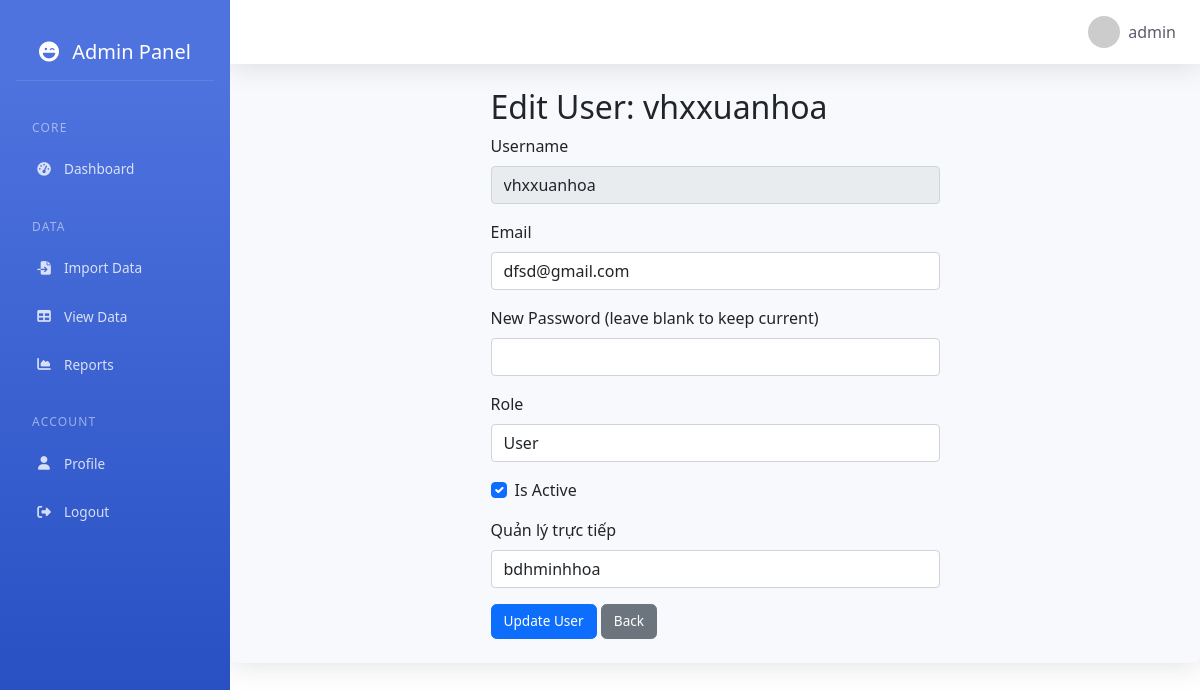
The page /admin/user/4 (signed in) on the database as committed earlier.
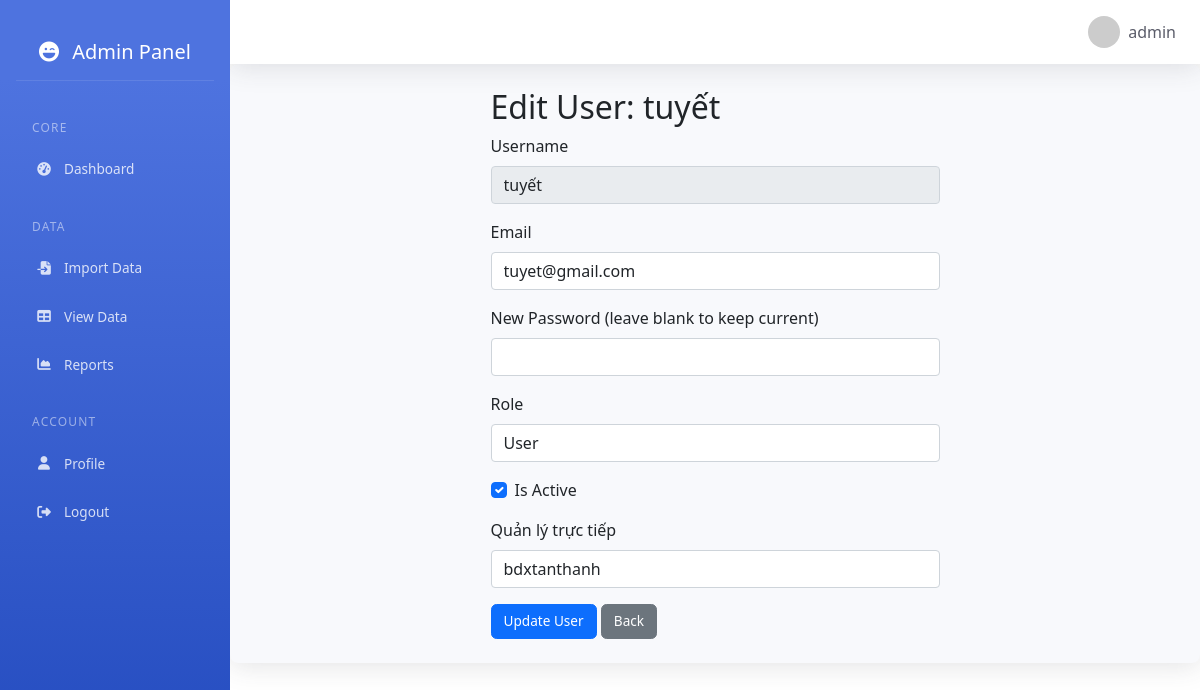
The same page on the database as committed later.
### app.py (models this page shows, shortened)
class User(db.Model):
    id = db.Column(db.Integer, primary_key=True)
    username = db.Column(db.String(80), unique=True, nullable=False)
    email = db.Column(db.String(120), unique=True, nullable=False)
    password_hash = db.Column(db.String(120), nullable=False)
    role = db.Column(db.String(20), default='user')  # Đảm bảo column này tồn tại
    is_active = db.Column(db.Boolean, default=True)
    manager_id = db.Column(db.Integer, db.ForeignKey('user.id'), nullable=True)
    subordinates = db.relationship('User',
                                 backref=db.backref('manager', remote_side=[id]),
                                 lazy='dynamic',
                                 foreign_keys=[manager_id])
    @property
    def is_admin(self):
        return self.role == 'admin'

### app.py (the view, shortened to what this page needs)
@app.route('/admin/user/<int:user_id>', methods=['GET', 'POST'])
@admin_required
def admin_edit_user(user_id):
    user = User.query.get_or_404(user_id)
    current_user = User.query.filter_by(username=session['username']).first()
    managers = User.query.filter(
        User.role.in_(['admin', 'manager']),
        User.id != user_id
    ).all()
    return render_template('admin/edit_user.html',
                         user=user,
                         current_user=current_user,
                         managers=managers)

### app.py (called while the page is built)
def admin_required(f):
    @wraps(f)
    def decorated_function(*args, **kwargs):
        if 'username' not in session:
            return redirect(url_for('login'))
        user = User.query.filter_by(username=session['username']).first()
        if not user or not user.is_admin:
            abort(403)  # Forbidden
        return f(*args, **kwargs)
    return decorated_function

@app.context_processor
def utility_processor():
    return {
        'datetime': datetime
    }

### templates/admin/edit_user.html (shortened to what this page needs)
{% extends "base.html" %}
{% block content %}
    <div class="row">
        <div class="col-md-6 offset-md-3">
            <h2>Edit User: {{ user.username }}</h2>
            <form method="POST">
                <div class="mb-3">
                    <label class="form-label">Username</label>
                    <input type="text" value="{{ user.username }}" class="form-control" disabled>
                </div>
                <div class="mb-3">
                    <label class="form-label">Email</label>
                    <input type="email" name="email" value="{{ user.email }}" class="form-control" required>
                </div>
                <div class="mb-3">
                    <label class="form-label">New Password (leave blank to keep current)</label>
                    <input type="password" name="new_password" class="form-control">
                </div>
                <div class="mb-3">
                    <label class="form-label">Role</label>
                    <select name="role" class="form-control" required>
                        <option value="user" {% if user.role == 'user' %}selected{% endif %}>User</option>
                    </select>
                </div>
                <div class="mb-3 form-check">
                    <input type="checkbox" name="is_active" class="form-check-input" {% if user.is_active %}checked{% endif %}>
                    <label class="form-check-label">Is Active</label>
                </div>
                {% if user.role != 'admin' %}
                <div class="mb-3">
                    <label class="form-label">Quản lý trực tiếp</label>
                    <select name="manager_id" class="form-control">
                        {% for manager in managers %}
                        <option value="{{ manager.id }}" {% if user.manager_id == manager.id %}selected{% endif %}>
                            {{ manager.username }}
                        </option>
                        {% endfor %}
                    </select>
                </div>
                {% endif %}
                <button type="submit" class="btn btn-primary">Update User</button>
                <a href="{{ url_for('admin_dashboard') }}" class="btn btn-secondary">Back</a>
            </form>
        </div>
    </div>
{% endblock %}

### templates/base.html (shortened to what this page needs)
<!DOCTYPE html>
<html lang="en">
<head>
    <link href="https://cdn.jsdelivr.net/npm/bootstrap@5.1.3/dist/css/bootstrap.min.css" rel="stylesheet">
    <link href="https://cdnjs.cloudflare.com/ajax/libs/font-awesome/6.4.0/css/all.min.css" rel="stylesheet">
    <link href="https://cdn.jsdelivr.net/npm/select2@4.1.0-rc.0/dist/css/select2.min.css" rel="stylesheet" />
</head>
<body>
    <div class="container-fluid p-0">
        <div class="row g-0">
            {% if 'username' in session %}
            <div class="col-auto">
                <div class="sidebar">
                    <div class="sidebar-brand">
                        <h5 class="m-0">
                            <i class="fas fa-laugh-wink me-2"></i>
                            Admin Panel
                        </h5>
                    </div>
                    <div class="nav flex-column">
                        <h6>Core</h6>
                        <div class="nav-item">
                            <a class="nav-link" href="{{ url_for('main_dashboard') }}">
                                <i class="fas fa-fw fa-tachometer-alt"></i>
                                Dashboard
                            </a>
                        </div>
                        <h6>Data</h6>
                        <div class="nav-item">
                            <a class="nav-link" href="{{ url_for('import_data') }}">
                                <i class="fas fa-fw fa-file-import"></i>
                                Import Data
                            </a>
                        </div>
                        <div class="nav-item">
                            <a class="nav-link" href="{{ url_for('view_data') }}">
                                <i class="fas fa-fw fa-table"></i>
                                View Data
                            </a>
                        </div>
                        <div class="nav-item">
                            <a class="nav-link" href="{{ url_for('report') }}">
                                <i class="fas fa-fw fa-chart-area"></i>
                                Reports
                            </a>
                        </div>
                        <h6>Account</h6>
                        <div class="nav-item">
                            <a class="nav-link" href="{{ url_for('profile') }}">
                                <i class="fas fa-fw fa-user"></i>
                                Profile
                            </a>
                        </div>
                        <div class="nav-item">
                            <a class="nav-link" href="{{ url_for('logout') }}">
                                <i class="fas fa-fw fa-sign-out-alt"></i>
                                Logout
                            </a>
                        </div>
                    </div>
                </div>
            </div>
            {% endif %}
            <div class="col">
                <nav class="navbar navbar-expand-lg">
                    <div class="container-fluid">
                        {% if 'username' in session %}
                        <div class="ms-auto">
                            <div class="user-profile">
                                <img src="https://ui-avatars.com/api/?name={{ session['username'] }}&background=random" alt="Profile">
                                <span>{{ session['username'] }}</span>
                            </div>
                        </div>
                        {% endif %}
                    </div>
                </nav>
                <div class="main-content">
                    {% block content %}{% endblock %}
                </div>
            </div>
        </div>
    </div>
</body>
</html>

### templates/base.html (style rules this page uses)
:root { --primary-color: #4e73df; --secondary-color: #858796; --success-color: #1cc88a; --info-color: #36b9cc; --warning-color: #f6c23e; --danger-color: #e74a3b; --light-color: #f8f9fc; --dark-color: #5a5c69; }
.sidebar { min-height: 100vh; background-color: #4e73df; background-image: linear-gradient(180deg, #4e73df 10%, #224abe 100%); color: #fff; padding: 1.5rem 1rem; position: sticky; top: 0; width: 230px; z-index: 1; transition: all 0.3s ease; }
.sidebar-brand { padding: 1rem; margin-bottom: 1rem; text-align: center; border-bottom: 1px solid rgba(255,255,255,0.1); }
.sidebar .nav-item { position: relative; margin-bottom: 0.25rem; }
.sidebar .nav-link { color: rgba(255,255,255,0.8); padding: 0.75rem 1rem; font-size: 0.85rem; display: flex; align-items: center; transition: all 0.3s; border-radius: 0.35rem; }
.sidebar .nav-link i { margin-right: 0.5rem; font-size: 0.85rem; width: 1.5rem; text-align: center; }
.sidebar h6 { color: rgba(255,255,255,0.5); font-size: 0.75rem; text-transform: uppercase; letter-spacing: 0.1em; margin: 1.5rem 0 0.75rem; padding-left: 1rem; }
.main-content { background-color: #f8f9fc; padding: 1.5rem; border-radius: 0.5rem; box-shadow: 0 .15rem 1.75rem 0 rgba(58,59,69,.15); margin: 0; }
.navbar { background-color: #fff; box-shadow: 0 .15rem 1.75rem 0 rgba(58,59,69,.15); padding: 0.5rem 1rem; }
.user-profile { display: flex; align-items: center; padding: 0.5rem; color: var(--dark-color); text-decoration: none; border-radius: 0.35rem; }
.user-profile img { width: 2rem; height: 2rem; border-radius: 50%; margin-right: 0.5rem; }
.btn { font-size: 0.85rem; padding: 0.375rem 0.75rem; border-radius: 0.35rem; font-weight: 500; }

Rows that differ between the two databases and show on the page:
changed User "User": username "vhxxuanhoa" → "tuyết"; email "dfsd@gmail.com" → "tuyet@gmail.com"; manager_id "bdhminhhoa" → "bdxtanthanh"
